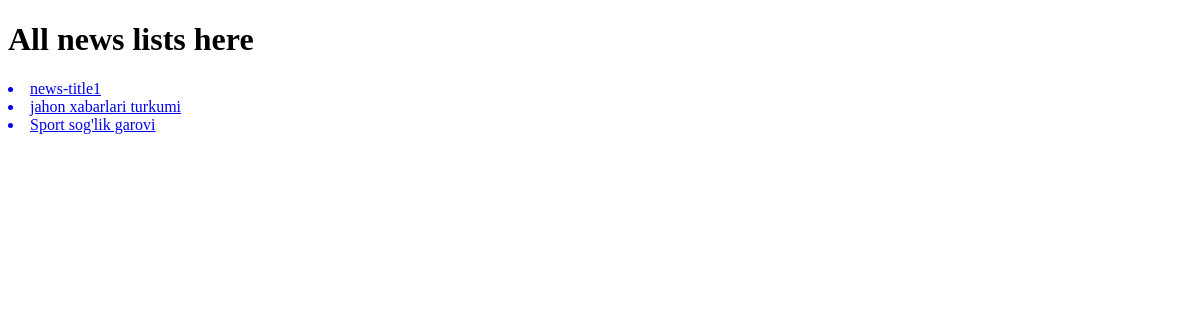
The page /all/ on the database as committed earlier.
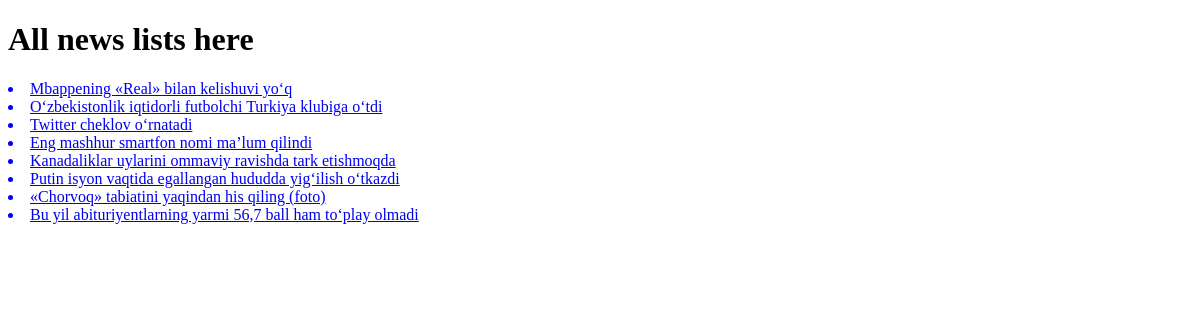
The same page on the database as committed later.
### news_app/models.py (models this page shows, shortened)
class News(models.Model):
    class Status(models.TextChoices):
        Draft="DF","Draft"
        Published="PB","Published"
    title = models.CharField(max_length=250)
    slug = models.SlugField(max_length=250)
    body=models.TextField()
    image=models.ImageField(upload_to='news/images')
    category=models.ForeignKey(Category,on_delete=models.CASCADE)
    published_time=models.DateTimeField(default=timezone.now)
    created_time=models.DateTimeField(auto_now_add=True)
    updated_time=models.DateTimeField(auto_now=True)
    status=models.CharField(max_length=2,choices=Status.choices,default=Status.Draft)
    objects=models.Manager()# default manager
    published=PublishedManager()
    class Meta():
        ordering=["-published_time"]

### news_app/views.py (the view)
# urls.py: path('all/', news_list, name='news_list'),
def news_list(request):
    news_lists = News.published.all()  # 2-usul
    context = {
        "news_lists": news_lists
    }
    return render(request, 'news/news_list.html', context=context)

### news_app/context_processor.py (called while the page is built)
def latest_news(request):
    latest_news=News.published.all().order_by('-published_time')[:10]
    context={
        'latest_news':latest_news
    }
    return context

### news_app/models.py (called while the page is built)
    def get_queryset(self):
        return super().get_queryset().filter(status=News.Status.Published)

### template/news/news_list.html (shortened to what this page needs)
<!DOCTYPE html>
<html lang="en">
<head>
</head>
<body>
    <h1>All news lists here</h1>
    {% for news in news_lists %}
        <a href="{% url 'news_detail' news.pk %}">
            <li>{{ news.title }}</li>
        </a>
    {% endfor %}
</body>
</html>

Rows that differ between the two databases and show on the page:
removed News: title "news-title1"
removed News: title "jahon xabarlari turkumi"
removed News: title "Sport sog'lik garovi"
added News: title "Mbappening «Real» bilan kelishuvi yo‘q"
added News: title "O‘zbekistonlik iqtidorli futbolchi Turkiya klubiga o‘tdi"
added News: title "Twitter cheklov o‘rnatadi"
added News: title "Eng mashhur smartfon nomi ma’lum qilindi"
added News: title "Kanadaliklar uylarini ommaviy ravishda tark etishmoqda"
added News: title "Putin isyon vaqtida egallangan hududda yig‘ilish o‘tkazdi"
added News: title "«Chorvoq» tabiatini yaqindan his qiling (foto)"
added News: title "Bu yil abituriyentlarning yarmi 56,7 ball ham to‘play olmadi"
